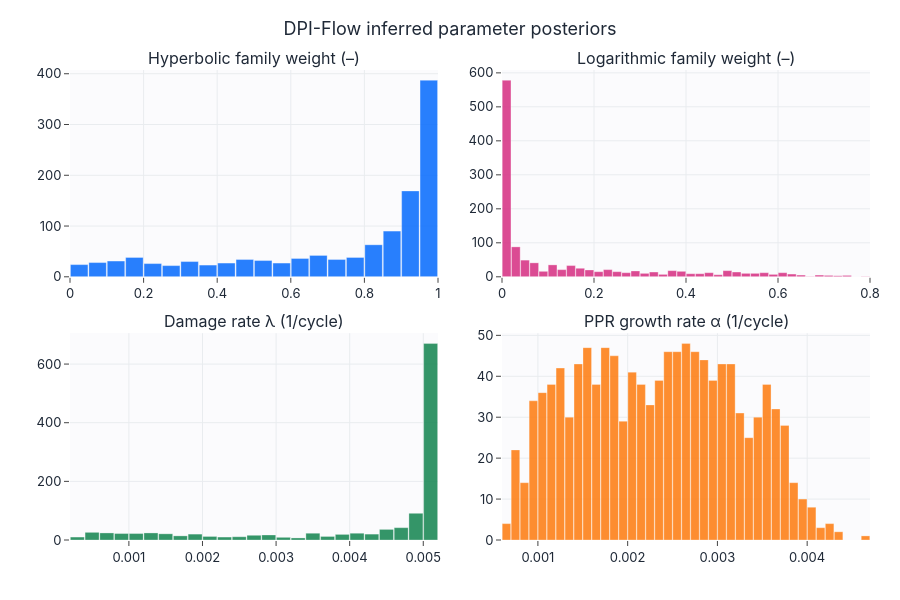

Source (notebook cell):
### Markdown cell above
## DPI-Flow parameter posteriors

### Code cell
dpi.eval()
batch = next(iterate_minibatches(test, batch_size=test["static"].shape[0], device=device, shuffle=False))
with torch.no_grad():
    theta = dpi.forward_batch(batch)["theta_params"]
theta_df = pd.DataFrame({
    "Hyperbolic family weight (–)": theta["weights"][:, 0].cpu().numpy(),
    "Logarithmic family weight (–)": theta["weights"][:, 3].cpu().numpy(),
    "Damage rate λ (1/cycle)": theta["lambda_damage"].cpu().numpy(),
    "PPR growth rate α (1/cycle)": theta["alpha"].cpu().numpy(),
})
histogram_grid(theta_df, columns=list(theta_df.columns), n_cols=2,
               title="DPI-Flow inferred parameter posteriors",
               save=SAVE_FIGS, fig_id="3_3_dpi_parameter_posteriors").show()

### Figure 1 — Plotly figure (JSON) as saved in the notebook; plotly's stock layout.template omitted (floating-point values rounded to 4 significant figures; data arrays with more than 128 entries replaced by an {"elided": "..."} marker saying what was removed)
{"data": [{"marker": {"color": "#0b6efd", "line": {"color": "white", "width": 0.3}}, "nbinsx": 40, "opacity": 0.88, "showlegend": false, "type": "histogram", "x": {"elided": "1201 float values"}, "xaxis": "x", "yaxis": "y"}, {"marker": {"color": "#d63384", "line": {"color": "white", "width": 0.3}}, "nbinsx": 40, "opacity": 0.88, "showlegend": false, "type": "histogram", "x": {"elided": "1201 float values"}, "xaxis": "x2", "yaxis": "y2"}, {"marker": {"color": "#198754", "line": {"color": "white", "width": 0.3}}, "nbinsx": 40, "opacity": 0.88, "showlegend": false, "type": "histogram", "x": {"elided": "1201 float values"}, "xaxis": "x3", "yaxis": "y3"}, {"marker": {"color": "#fd7e14", "line": {"color": "white", "width": 0.3}}, "nbinsx": 40, "opacity": 0.88, "showlegend": false, "type": "histogram", "x": {"elided": "1201 float values"}, "xaxis": "x4", "yaxis": "y4"}], "layout": {"annotations": [{"font": {"size": 16}, "showarrow": false, "text": "Hyperbolic family weight (–)", "x": 0.23, "xanchor": "center", "xref": "paper", "y": 1.0, "yanchor": "bottom", "yref": "paper"}, {"font": {"size": 16}, "showarrow": false, "text": "Logarithmic family weight (–)", "x": 0.77, "xanchor": "center", "xref": "paper", "y": 1.0, "yanchor": "bottom", "yref": "paper"}, {"font": {"size": 16}, "showarrow": false, "text": "Damage rate λ (1/cycle)", "x": 0.23, "xanchor": "center", "xref": "paper", "y": 0.44, "yanchor": "bottom", "yref": "paper"}, {"font": {"size": 16}, "showarrow": false, "text": "PPR growth rate α (1/cycle)", "x": 0.77, "xanchor": "center", "xref": "paper", "y": 0.44, "yanchor": "bottom", "yref": "paper"}], "bargap": 0.05, "height": 600, "title": {"text": "DPI-Flow inferred parameter posteriors"}, "xaxis": {"anchor": "y", "domain": [0.0, 0.46]}, "xaxis2": {"anchor": "y2", "domain": [0.54, 1.0]}, "xaxis3": {"anchor": "y3", "domain": [0.0, 0.46]}, "xaxis4": {"anchor": "y4", "domain": [0.54, 1.0]}, "yaxis": {"anchor": "x", "domain": [0.56, 1.0]}, "yaxis2": {"anchor": "x2", "domain": [0.56, 1.0]}, "yaxis3": {"anchor": "x3", "domain": [0.0, 0.44]}, "yaxis4": {"anchor": "x4", "domain": [0.0, 0.44]}}}
